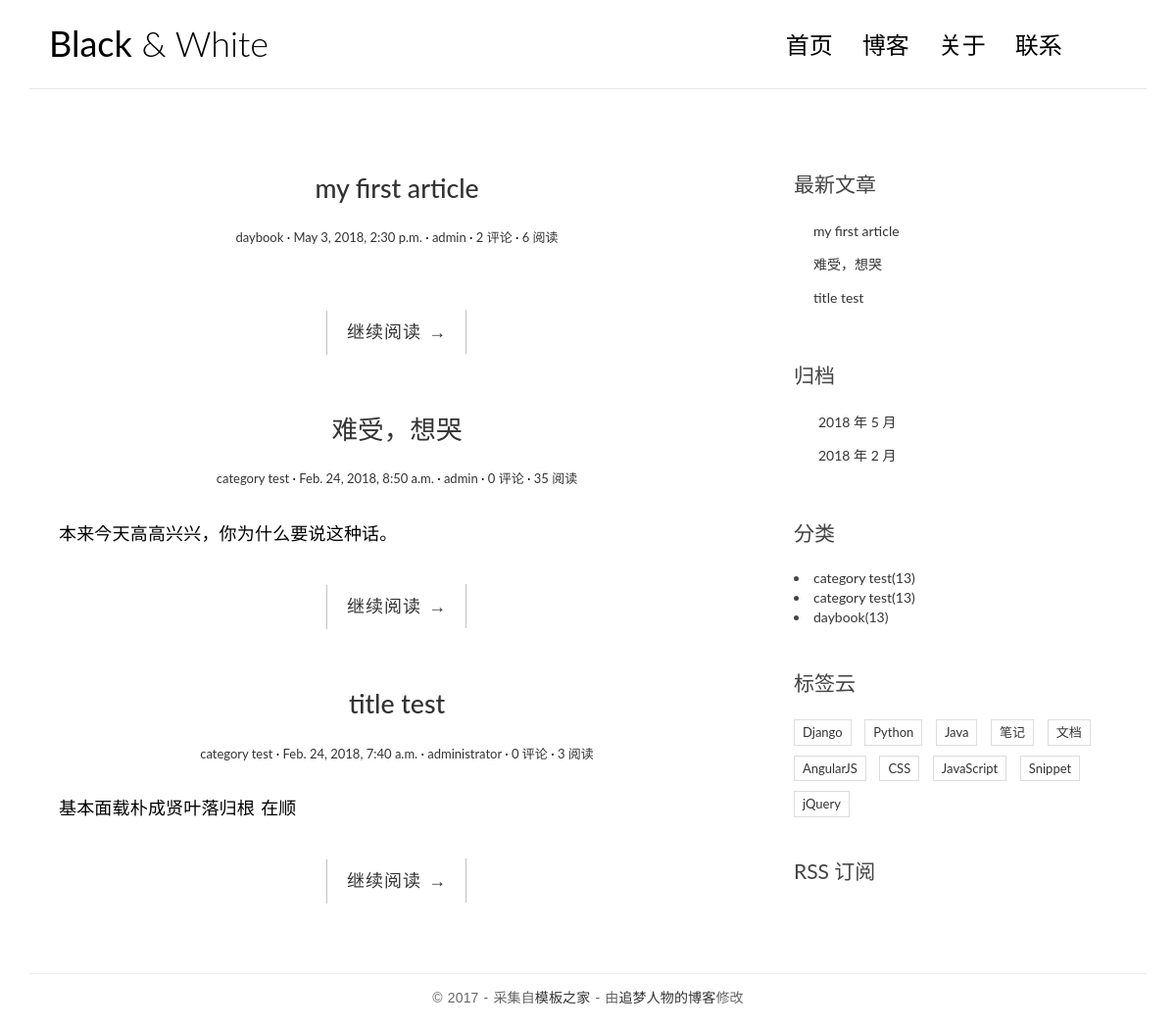
Before: / with the older database file.
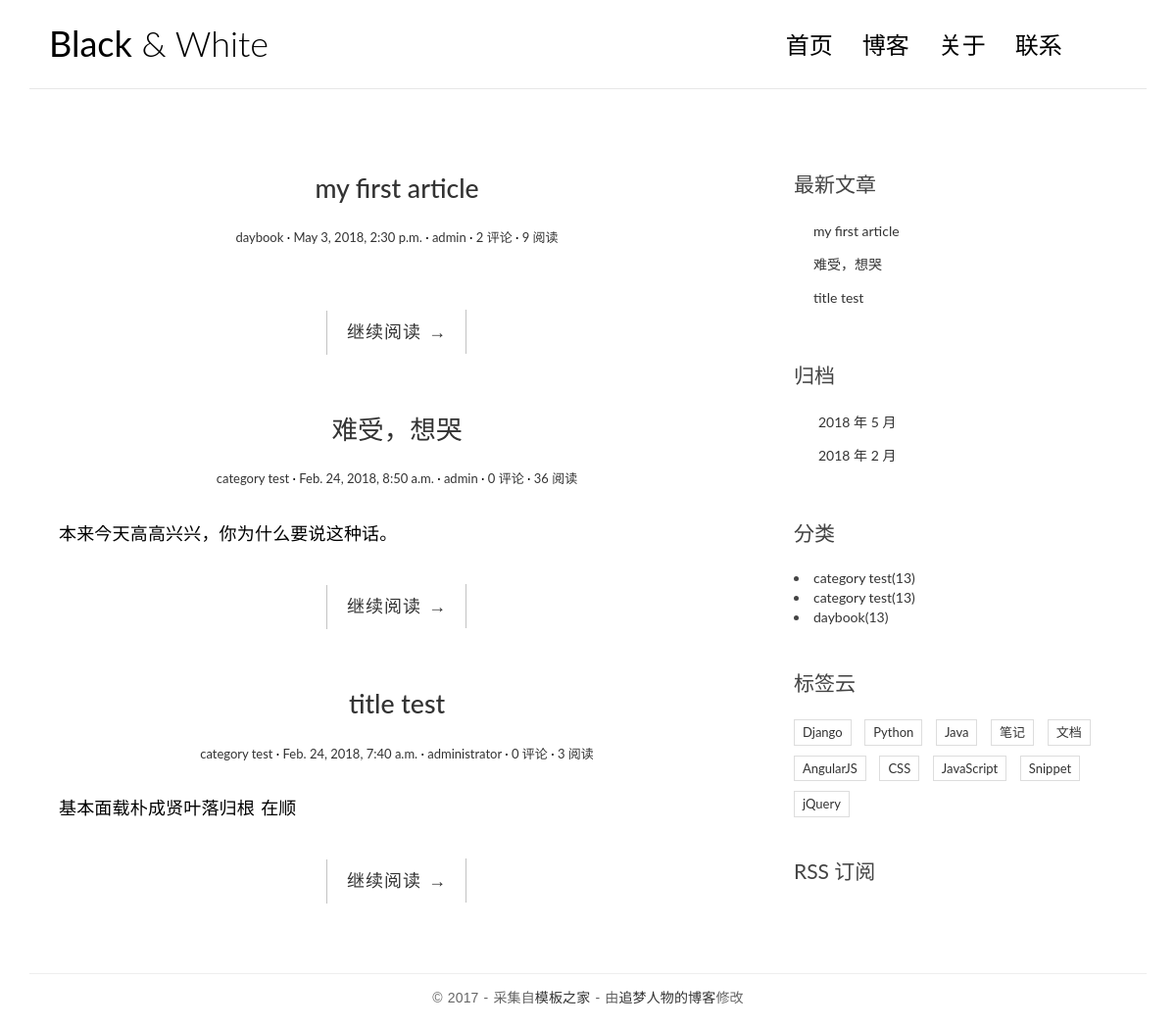
After: the same page with the newer database file.
### blog/models.py (models this page shows, shortened)
class Post(models.Model):
    title = models.CharField(max_length=70)
    body = models.TextField()
    created_time = models.DateTimeField()
    modified_time = models.DateTimeField()
    excerpt = models.CharField(max_length=200, blank=True)
    category = models.ForeignKey(Category, on_delete=models.CASCADE)
    tags = models.ManyToManyField(Tag, blank=True)
    author = models.ForeignKey(User, on_delete=models.CASCADE)
    views = models.PositiveIntegerField(default=0)
    def get_absolute_url(self):
        return reverse('blog:detail', kwargs={'pk': self.pk})
    class Meta:
        ordering = ['-created_time']

class Category(models.Model):
    name = models.CharField(max_length=100)
    def __str__(self):
        return self.name
    def get_absolute_url(self):
        return reverse('blog:category', kwargs={'pk': self.pk})

### blog/views.py (the view)
# urls.py: path('', views.IndexView.as_view(), name='index'),
class IndexView(ListView):
    model = Post
    template_name = 'blog/index.html'
    context_object_name = 'post_list'

### blog/templatetags/blog_tags.py (called while the page is built)
@register.simple_tag
def get_recent_posts(num=5):
    return Post.objects.all().order_by('-created_time')[:num]

@register.simple_tag
def archives():
    return Post.objects.dates('created_time', 'month', order='DESC')

@register.simple_tag
def get_categories():
    return Category.objects.all()

### blog/templates/blog/index.html
{% extends 'blog/base.html' %}
{% block main %}
           {% for post in post_list %}
                <article class="post post-{{ post.pk }}">
                    <header class="entry-header">
                        <h1 class="entry-title">
                            <a href="{{ post.get_absolute_url }}">{{ post.title }}</a>
                        </h1>
                        <div class="entry-meta">
                            <span class="post-category"><a href="#">{{ post.category }}</a></span>
                            <span class="post-date"><a href="#"><time class="entry-date"
                                                                      datetime="{{ post.created_time }}">{{ post.created_time }}</time></a></span>
                            <span class="post-author"><a href="#">{{ post.author }}</a></span>
                            <span class="comments-link"><a href="#">{{ post.comment_set.count }} 评论</a></span>
                            <span class="views-count"><a href="#">{{ post.views }} 阅读</a></span>
                        </div>
                    </header>
                    <div class="entry-content clearfix">
                        <p>{{ post.excerpt }}</p>
                        <div class="read-more cl-effect-14">
                            <a href="{{ post.get_absolute_url }}" class="more-link">继续阅读 <span class="meta-nav">→</span></a>
                        </div>
                    </div>
                </article>
                {% empty %}
                    <div class="no-post">暂无文章发布！</div>
                {% endfor %}
{% endblock main %}

### blog/templates/blog/base.html (shortened to what this page needs)
{% load staticfiles %}
{% load blog_tags %}
<!DOCTYPE html>
<html>
<head>
    <link rel="stylesheet" href="http://code.ionicframework.com/ionicons/2.0.1/css/ionicons.min.css">
    <link rel="stylesheet" href="{% static 'blog/css/bootstrap.min.css' %}">
    <link rel="stylesheet" href="{% static 'blog/css/pace.css' %}">
    <link rel="stylesheet" href="{% static 'blog/css/custom.css' %}">
</head>
<body>
<div class="container">
    <header id="site-header">
        <div class="row">
            <div class="col-md-4 col-sm-5 col-xs-8">
                <div class="logo">
                    <h1><a href="{% url 'blog:index' %}"><b>Black</b> &amp; White</a></h1>
                </div>
            </div>
            <div class="col-md-8 col-sm-7 col-xs-4">
                <nav class="main-nav" role="navigation">
                    <div class="collapse navbar-collapse" id="bs-example-navbar-collapse-1">
                        <ul class="nav navbar-nav navbar-right">
                            <li class="cl-effect-11"><a href="{% url 'blog:index' %}" data-hover="首页">首页</a></li>
                            <li class="cl-effect-11"><a href="#" data-hover="博客">博客</a></li>
                            <li class="cl-effect-11"><a href="#" data-hover="关于">关于</a></li>
                            <li class="cl-effect-11"><a href="#" data-hover="联系">联系</a></li>
                        </ul>
                    </div>
                </nav>
            </div>
        </div>
    </header>
</div>
<div class="content-body">
    <div class="container">
        <div class="row">
            <main class="col-md-8">
                {% block main %}
                {% endblock main %}
            </main>
            <aside class="col-md-4">
                <div class="widget widget-recent-posts">
                    <h3 class="widget-title">最新文章</h3>
                    {% get_recent_posts as recent_post_list %}
                    <ul>
                        {% for post in recent_post_list %}
                            <li>
                                <a href="{{ post.get_absolute_url }}">{{ post.title }}</a>
                            </li>
                        {% empty %}
                            暂无文章！
                        {% endfor %}
                    </ul>
                </div>
                <div class="widget widget-archives">
                    <h3 class="widget-title">归档</h3>
                    {% archives as date_list %}
                    <ul>
                        {% for date in date_list %}
                            <li>
                                <a href="{% url 'blog:archives' date.year date.month %}">{{ date.year }}
                                    年 {{ date.month }} 月</a>
                            </li>
                        {% empty %}
                            暂无归档！
                        {% endfor %}
                    </ul>
                </div>
                <div class="widget widget-category">
                    <h3 class="widget-title">分类</h3>
                    {% get_categories as category_list %}
                    {% for category in category_list %}
                        <li>
                            <a href="{{ category.get_absolute_url }}">{{ category.name }}<span class="post-count">(13)</span> </a>
                        </li>
                    {% empty %}
                        暂无分类！
                    {% endfor %}
                </div>
                <div class="widget widget-tag-cloud">
                    <h3 class="widget-title">标签云</h3>
                    <ul>
                        <li>
                            <a href="#">Django</a>
                        </li>
                        <li>
                            <a href="#">Python</a>
                        </li>
                        <li>
                            <a href="#">Java</a>
                        </li>
                        <li>
                            <a href="#">笔记</a>
                        </li>
                        <li>
                            <a href="#">文档</a>
                        </li>
                        <li>
                            <a href="#">AngularJS</a>
                        </li>
                        <li>
                            <a href="#">CSS</a>
                        </li>
                        <li>
                            <a href="#">JavaScript</a>
                        </li>
                        <li>
                            <a href="#">Snippet</a>
                        </li>
                        <li>
                            <a href="#">jQuery</a>
                        </li>
                    </ul>
                </div>
                <div class="rss">
                    <a href=""> RSS 订阅</a>
                </div>
            </aside>
        </div>
    </div>
</div>
<footer id="site-footer">
    <div class="container">
        <div class="row">
            <div class="col-md-12">
                <p class="copyright">&copy 2017 - 采集自<a href="http://www.cssmoban.com/"
                                                        target="_blank" title="模板之家">模板之家</a>
                    - 由<a href="http://zmrenwu.com/" title="网页模板" target="_blank">追梦人物的博客</a>修改
                </p>
            </div>
        </div>
    </div>
</footer>
</body>
</html>

### blog/static/blog/css/custom.css (style rules this page uses)
* { outline: none; }
h1, h2, h3, h4, h5, h6 { margin-top: 0; }
b { font-weight: 400; }
a { color: #333; }
body { color: #444; font-family: 'Lato', sans-serif; }
p { font-family: 'Ubuntu', sans-serif; font-weight: 400; word-spacing: 1px; letter-spacing: 0.01em; }
#site-header { background-color: #FFF; padding: 25px 20px; margin-bottom: 40px; border-bottom: 1px solid #e7e7e7; }
.logo h1 a { color: #000; }
.logo h1 { margin: 0; font-family: 'Lato', sans-serif; font-weight: 300; }
.main-nav { margin-top: 11px; max-width: 95%; }
.main-nav a { color: #000000 !important; padding: 0 0 5px 0 !important; margin-right: 30px; font-family: 'Lato', sans-serif; font-weight: 300; font-size: 24px; }
.cl-effect-11 a { padding: 10px 0; color: #0972b4; text-shadow: none; }
.cl-effect-11 a::before { position: absolute; top: 0; left: 0; overflow: hidden; padding: 0 0 5px 0 !important; max-width: 0; border-bottom: 1px solid #000; color: #000; content: attr(data-hover); white-space: nowrap; -webkit-transition: max-width 0.5s; -moz-transition: max-width 0.5s; transition: max-width 0.5s; }
.content-body { padding-bottom: 4em; }
.post { background: #fff; padding: 30px 30px 0; }
.entry-title { text-align: center; font-size: 1.9em; margin-bottom: 20px; line-height: 1.6; padding: 10px 20px 0; }
.entry-meta { text-align: center; color: #DDDDDD; font-size: 13px; margin-bottom: 30px; }
.entry-content { font-size: 18px; line-height: 1.9; font-weight: 300; color: #000; }
.post-category::after, .post-date::after, .post-author::after, .comments-link::after { content: ' ·'; color: #000; }
.read-more { font-family: 'Ubuntu', sans-serif; font-weight: 400; word-spacing: 1px; letter-spacing: 0.01em; text-align: center; margin-top: 20px; }
.cl-effect-14 a { padding: 0 20px; height: 45px; line-height: 45px; position: relative; display: inline-block; margin: 15px 25px; letter-spacing: 1px; font-weight: 400; text-shadow: 0 0 1px rgba(255, 255, 255, 0.3); }
.cl-effect-14 a::before, .cl-effect-14 a::after { position: absolute; width: 45px; height: 1px; background: #C3C3C3; content: ''; -webkit-transition: all 0.3s; -moz-transition: all 0.3s; transition: all 0.3s; pointer-events: none; }
.cl-effect-14 a::before { top: 0; left: 0; -webkit-transform: rotate(90deg); -moz-transform: rotate(90deg); transform: rotate(90deg); -webkit-transform-origin: 0 0; -moz-transform-origin: 0 0; transform-origin: 0 0; }
.cl-effect-14 a::after { right: 0; bottom: 0; -webkit-transform: rotate(90deg); -moz-transform: rotate(90deg); transform: rotate(90deg); -webkit-transform-origin: 100% 0; -moz-transform-origin: 100% 0; transform-origin: 100% 0; }
.widget { background: #fff; padding: 30px 0 0; }
.widget-title { font-size: 1.5em; margin-bottom: 20px; line-height: 1.6; padding: 10px 0 0; font-weight: 400; }
.widget-recent-posts ul { padding: 0; margin: 0; padding-left: 20px; }
.widget-recent-posts ul li { list-style-type: none; position: relative; line-height: 170%; margin-bottom: 10px; }
.widget-recent-posts ul li::before { content: '\f3d3'; font-family: "Ionicons"; position: absolute; left: -17px; top: 3px; font-size: 16px; color: #000; }
.widget-archives ul { padding: 0; margin: 0; padding-left: 25px; }
.widget-archives ul li { list-style-type: none; position: relative; line-height: 170%; margin-bottom: 10px; }
.widget-archives ul li::before { content: '\f3f3'; font-family: "Ionicons"; position: absolute; left: -25px; top: 1px; font-size: 16px; color: #000; }
.widget-tag-cloud ul { padding: 0; margin: 0; margin-right: -10px; }
.widget-tag-cloud ul li { list-style-type: none; font-size: 13px; display: inline-block; margin-right: 10px; margin-bottom: 10px; padding: 3px 8px; border: 1px solid #ddd; }
.rss { font-size: 21px; margin-top: 30px; }
.rss a { color: #444; }
#site-footer { padding-top: 10px; padding: 0 0 1.5em 0; }
.copyright { text-align: center; padding-top: 1em; margin: 0; border-top: 1px solid #eee; color: #666; }

Changed rows visible on the page:
changed Post "my first article": views "6" → "9"
changed Post "难受，想哭": views "35" → "36"
